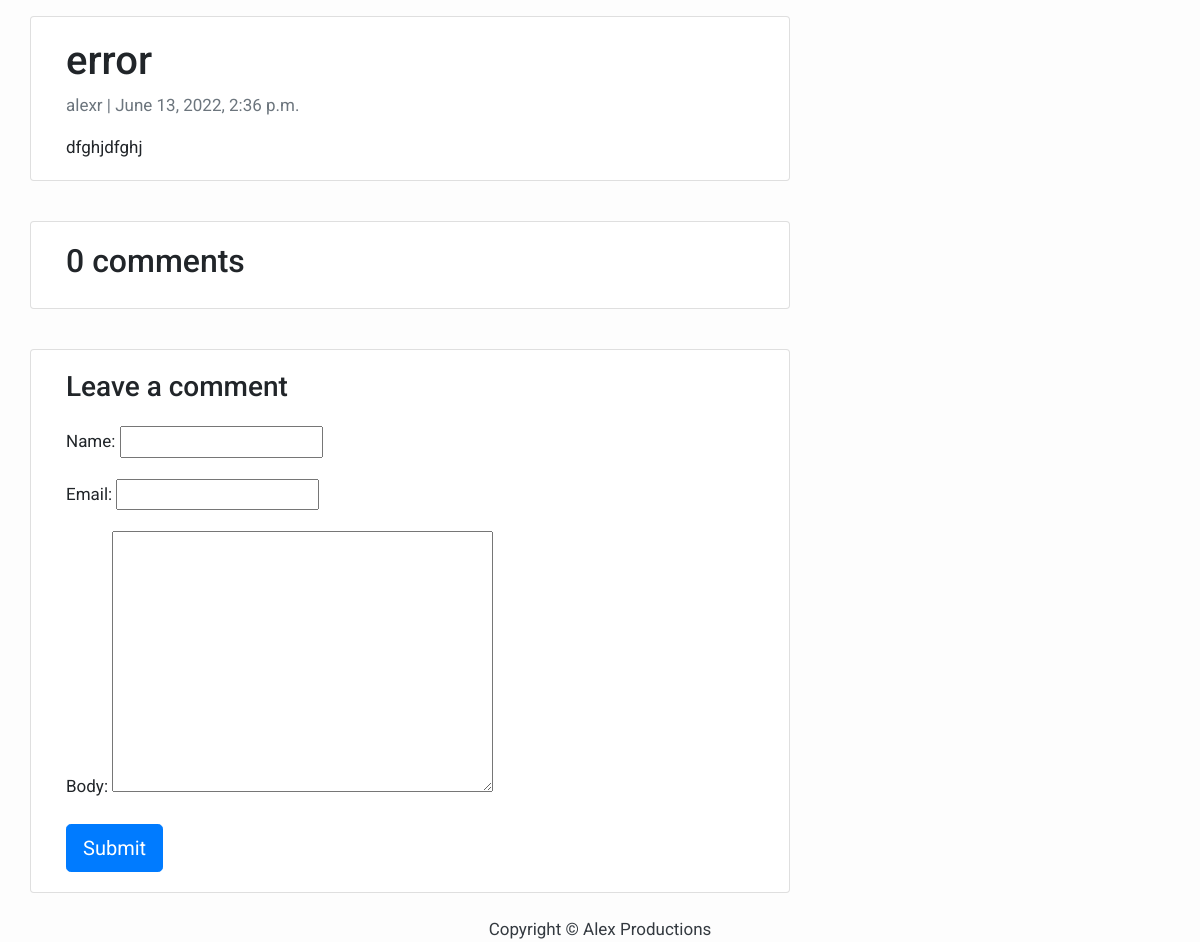
Page /error/ on the earlier database version.
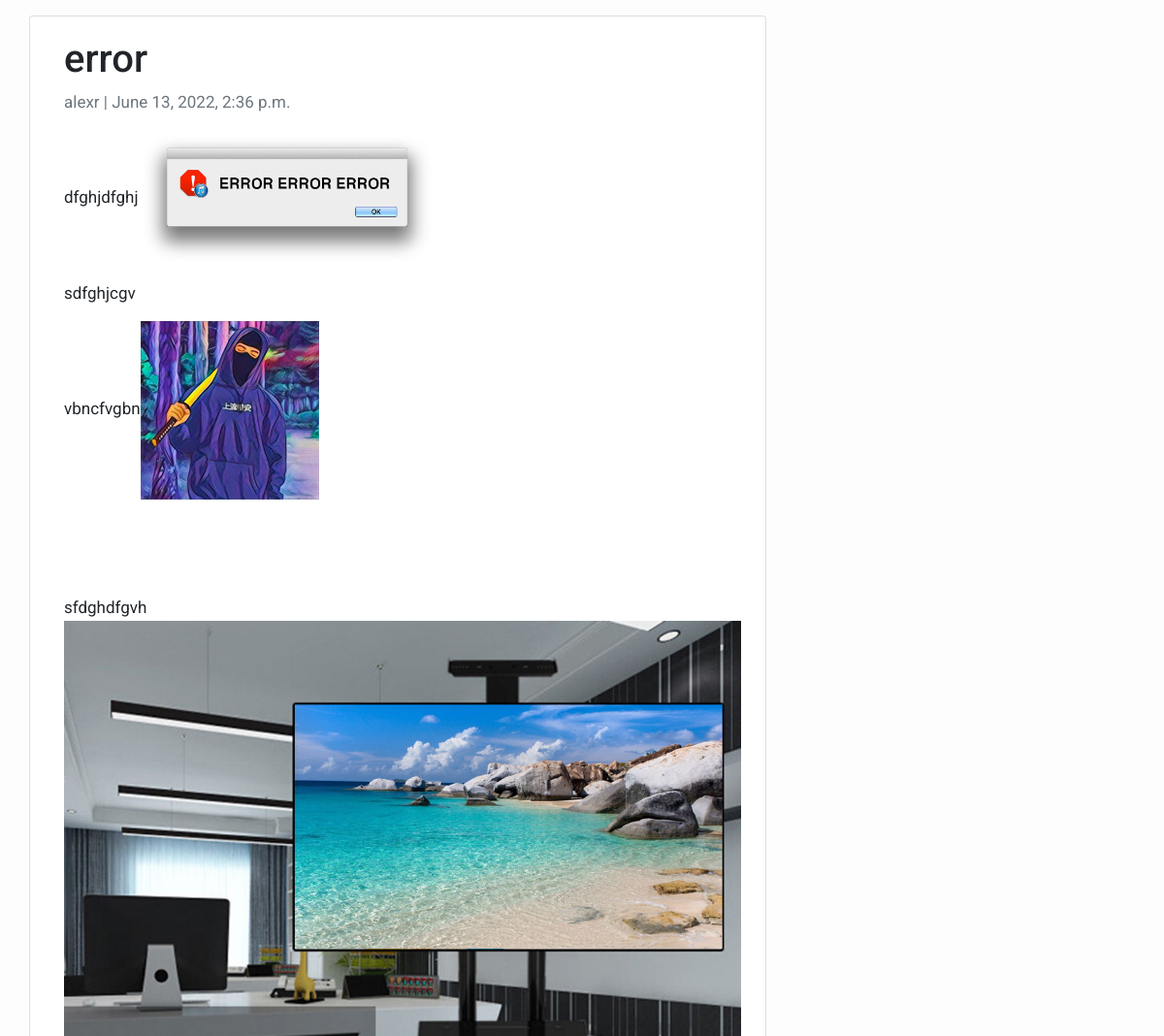
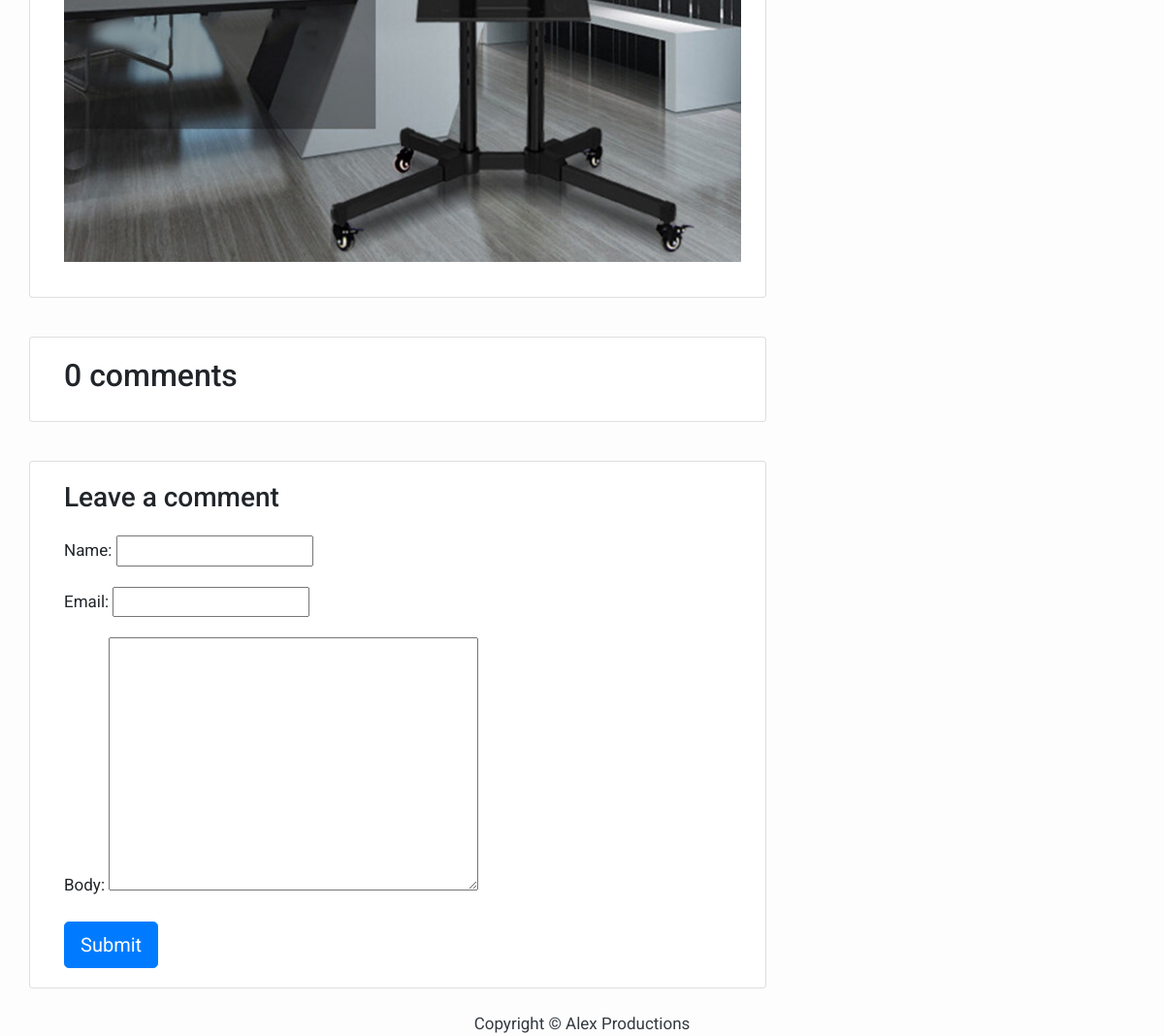
Same page on the later database version (2 pictures, top to bottom).
### blog/models.py (models this page shows, shortened)
class Post(models.Model):
    title = models.CharField(max_length=200, unique=True)
    slug = models.SlugField(max_length=200, unique=True)
    author = models.ForeignKey(User, on_delete= models.CASCADE,related_name='blog_posts')
    updated_on = models.DateTimeField(auto_now= True)
    content = models.TextField()
    created_on = models.DateTimeField(auto_now_add=True)
    status = models.IntegerField(choices=STATUS, default=0)
    class Meta:
        ordering = ['-created_on']

### blog/views.py (the view)
# urls.py: path('<slug:slug>/', views.post_detail, name='post_detail'),
def post_detail(request, slug):
    template_name = 'post_detail.html'
    post = get_object_or_404(Post, slug=slug)
    comments = post.comments.filter(active=True)
    new_comment = None
    if request.method == 'POST':
        comment_form = CommentForm(data=request.POST)
        if comment_form.is_valid():
            new_comment = comment_form.save(commit=False)
            new_comment.post = post
            new_comment.save()
    else:
        comment_form = CommentForm()
    return render(request, template_name, {'post': post,
                                           'comments': comments,
                                           'new_comment': new_comment,
                                           'comment_form': comment_form})

### blog/forms.py
class CommentForm(forms.ModelForm):
    class Meta:
        model = Comment
        fields = ('name', 'email', 'body')

### templates/post_detail.html (shortened to what this page needs)
{% extends 'base.html' %} {% block content %}
<div class="container">
  <div class="row">
    <div class="col-md-8 card mb-4  mt-3 left  top">
      <div class="card-body">
        <h1>{% block title %} {{ post.title }} {% endblock title %}</h1>
        <p class=" text-muted">{{ post.author }} | {{ post.created_on }}</p>
        <p class="card-text ">{{ post.content | safe }}</p>
      </div>
    </div>
    <div class="col-md-8 card mb-4  mt-3 ">
      <div class="card-body">
        <h2>{{ comments.count }} comments</h2>
      </div>
    </div>
    <div class="col-md-8 card mb-4  mt-3 ">
      <div class="card-body">
        {% if new_comment %}
        <div class="alert alert-success" role="alert">
          Your comment is awaiting moderation
        </div>
        {% else %}
        <h3>Leave a comment</h3>
        <form method="post" style="margin-top: 1.3em;">
          {{ comment_form.as_p }}
          <button type="submit" class="btn btn-primary  btn-lg">Submit</button>
        </form>
        {% endif %}
      </div>
    </div>
  </div>
</div>
{% endblock content %}

### templates/base.html (shortened to what this page needs)
<!DOCTYPE html>
<html>
    <head>
        <link rel="stylesheet" href="https://maxcdn.bootstrapcdn.com/bootstrap/4.0.0/css/bootstrap.min.css"
 />
    </head>
    <body>
        {% block content %}{% endblock content %}
        <footer class="">
            <p class="m-0 text-dark text-center ">Copyright &copy; Alex Productions</p>
        </footer>
    </body>
</html>

### templates/base.html (style rules this page uses)
body { font-family: "Roboto", sans-serif; font-size: 17px; background-color: #fdfdfd; }

Differences in the rows shown:
changed Post "error": content "dfghjdfghj" → "dfghjdfghj sdfghjcgv vbncfvgbn sfdghdfgvh"; content: picture added
